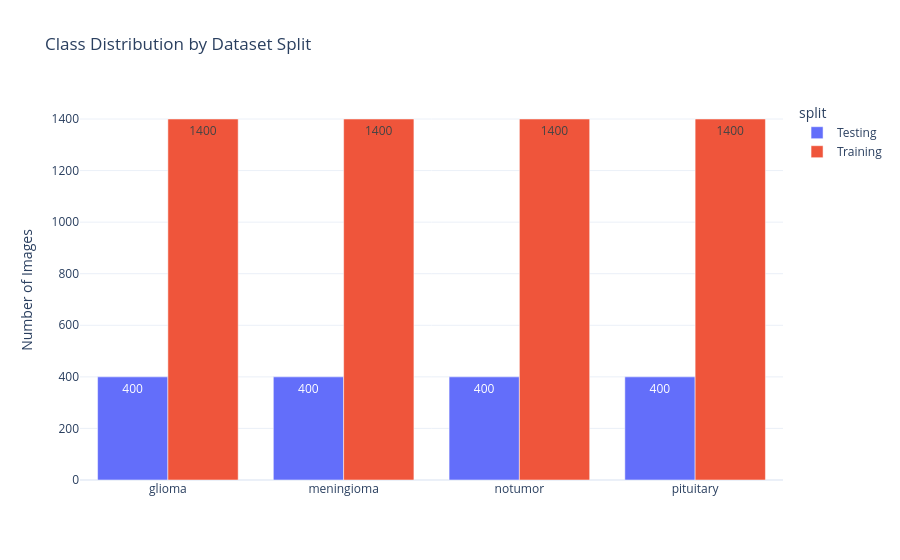
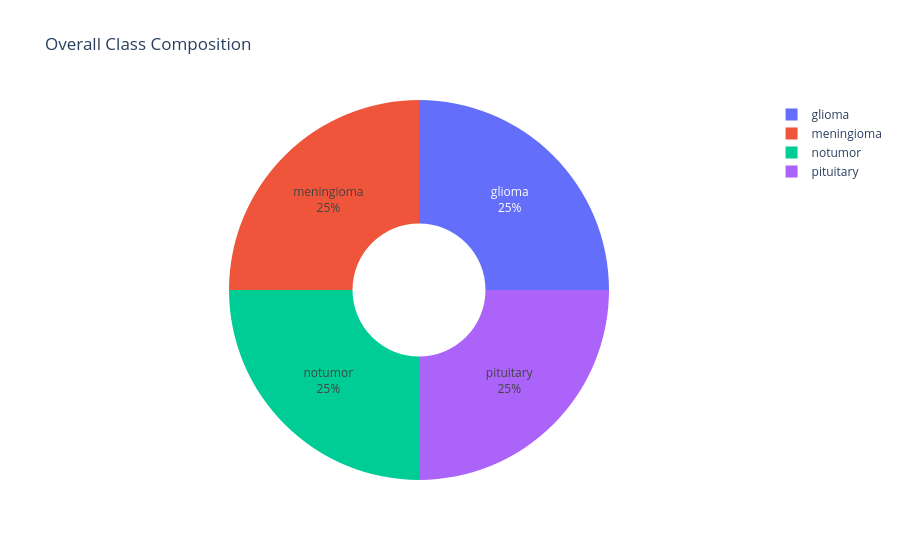

Notebook code for these charts, in order:
### Markdown cell above
## 5 Class Distribution

Class balance affects optimization, calibration, and macro-averaged evaluation. The bar chart, pie chart, and table show whether the classifier will see roughly equal representation across tumor categories and the non-tumor group.

### Code cell
def plot_class_distribution(frame: pd.DataFrame) -> pd.DataFrame:
    """Render interactive class-distribution plots and return the count table."""
    counts = frame.groupby(["split", "class"]).size().reset_index(name="count")
    totals = frame.groupby("class").size().reset_index(name="total_count")
    totals["percent"] = totals["total_count"] / totals["total_count"].sum() * 100

    fig_bar = px.bar(
        counts,
        x="class",
        y="count",
        color="split",
        barmode="group",
        text="count",
        title="Class Distribution by Dataset Split",
        labels={"class": "Class", "count": "Number of Images"},
    )
    fig_bar.update_layout(template="plotly_white", xaxis_title=None)
    fig_bar.show()

    fig_pie = px.pie(
        totals,
        names="class",
        values="total_count",
        title="Overall Class Composition",
        hole=0.35,
    )
    fig_pie.update_traces(textposition="inside", textinfo="percent+label")
    fig_pie.update_layout(template="plotly_white")
    fig_pie.show()
    return totals.sort_values("total_count", ascending=False)


class_distribution = plot_class_distribution(df)
display(class_distribution)

imbalance_ratio = class_distribution["total_count"].max() / class_distribution["total_count"].min()
print(f"Max/min class count ratio: {imbalance_ratio:.2f}")
if imbalance_ratio > 1.5:
    print("Conclusion: the dataset shows material class imbalance; use stratified sampling and consider class-weighted loss.")
else:
    print("Conclusion: the dataset is reasonably balanced at the class-count level.")

### Figure 1 — Plotly figure (JSON) as saved in the notebook; plotly's stock layout.template omitted (floating-point values rounded to 4 significant figures)
{"data": [{"alignmentgroup": "True", "hovertemplate": "split=Testing<br>Class=%{x}<br>Number of Images=%{text}<extra></extra>", "legendgroup": "Testing", "marker": {"color": "#636efa", "pattern": {"shape": ""}}, "name": "Testing", "offsetgroup": "Testing", "orientation": "v", "showlegend": true, "text": [400.0, 400.0, 400.0, 400.0], "textposition": "auto", "type": "bar", "x": ["glioma", "meningioma", "notumor", "pituitary"], "xaxis": "x", "y": [400, 400, 400, 400], "yaxis": "y"}, {"alignmentgroup": "True", "hovertemplate": "split=Training<br>Class=%{x}<br>Number of Images=%{text}<extra></extra>", "legendgroup": "Training", "marker": {"color": "#EF553B", "pattern": {"shape": ""}}, "name": "Training", "offsetgroup": "Training", "orientation": "v", "showlegend": true, "text": [1400.0, 1400.0, 1400.0, 1400.0], "textposition": "auto", "type": "bar", "x": ["glioma", "meningioma", "notumor", "pituitary"], "xaxis": "x", "y": [1400, 1400, 1400, 1400], "yaxis": "y"}], "layout": {"barmode": "group", "legend": {"title": {"text": "split"}, "tracegroupgap": 0}, "title": {"text": "Class Distribution by Dataset Split"}, "xaxis": {"anchor": "y", "domain": [0, 1], "title": {}}, "yaxis": {"anchor": "x", "domain": [0, 1], "title": {"text": "Number of Images"}}}}

### Figure 2 — Plotly figure (JSON) as saved in the notebook; plotly's stock layout.template omitted (floating-point values rounded to 4 significant figures)
{"data": [{"domain": {"x": [0, 1], "y": [0, 1]}, "hole": 0.35, "hovertemplate": "class=%{label}<br>total_count=%{value}<extra></extra>", "labels": ["glioma", "meningioma", "notumor", "pituitary"], "legendgroup": "", "name": "", "showlegend": true, "textinfo": "percent+label", "textposition": "inside", "type": "pie", "values": [1800, 1800, 1800, 1800]}], "layout": {"legend": {"tracegroupgap": 0}, "title": {"text": "Overall Class Composition"}}}
